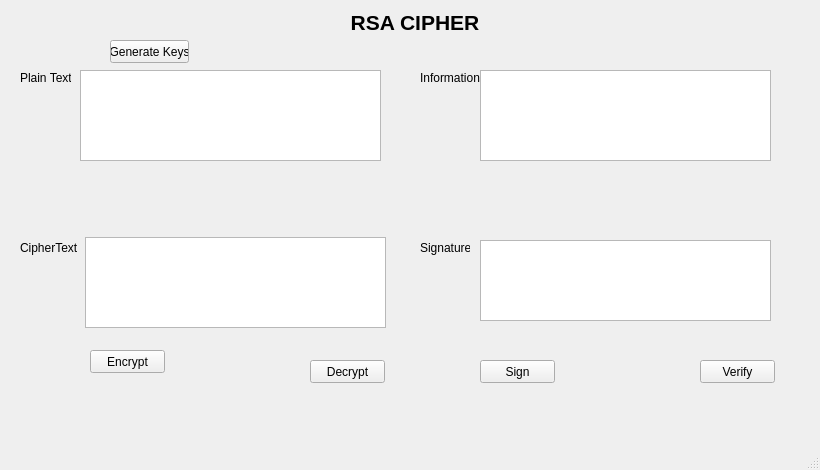
<?xml version="1.0" encoding="UTF-8"?>
<ui version="4.0">
 <class>MainWindow</class>
 <widget class="QMainWindow" name="MainWindow">
  <property name="geometry">
   <rect>
    <x>0</x>
    <y>0</y>
    <width>820</width>
    <height>470</height>
   </rect>
  </property>
  <property name="windowTitle">
   <string>RSA Cipher</string>
  </property>
  <widget class="QWidget" name="centralwidget">
   <widget class="QTextEdit" name="txt_cipher_text">
    <property name="geometry">
     <rect>
      <x>85</x>
      <y>237</y>
      <width>301</width>
      <height>91</height>
     </rect>
    </property>
   </widget>
   <widget class="QLabel" name="lbl_cipher_text">
    <property name="geometry">
     <rect>
      <x>20</x>
      <y>240</y>
      <width>57</width>
      <height>16</height>
     </rect>
    </property>
    <property name="text">
     <string>CipherText:</string>
    </property>
   </widget>
   <widget class="QLabel" name="lbl_plain_text">
    <property name="geometry">
     <rect>
      <x>20</x>
      <y>70</y>
      <width>51</width>
      <height>16</height>
     </rect>
    </property>
    <property name="text">
     <string>Plain Text:</string>
    </property>
   </widget>
   <widget class="QTextEdit" name="txt_plain_text">
    <property name="geometry">
     <rect>
      <x>80</x>
      <y>70</y>
      <width>301</width>
      <height>91</height>
     </rect>
    </property>
   </widget>
   <widget class="QLabel" name="lbl_sign">
    <property name="geometry">
     <rect>
      <x>420</x>
      <y>240</y>
      <width>50</width>
      <height>16</height>
     </rect>
    </property>
    <property name="text">
     <string>Signature:</string>
    </property>
   </widget>
   <widget class="QTextEdit" name="txt_sign">
    <property name="geometry">
     <rect>
      <x>480</x>
      <y>240</y>
      <width>291</width>
      <height>81</height>
     </rect>
    </property>
   </widget>
   <widget class="QTextEdit" name="txt_info">
    <property name="geometry">
     <rect>
      <x>480</x>
      <y>70</y>
      <width>291</width>
      <height>91</height>
     </rect>
    </property>
   </widget>
   <widget class="QLabel" name="lbl_info">
    <property name="geometry">
     <rect>
      <x>420</x>
      <y>70</y>
      <width>60</width>
      <height>16</height>
     </rect>
    </property>
    <property name="text">
     <string>Information:</string>
    </property>
   </widget>
   <widget class="QLabel" name="lbl_title">
    <property name="geometry">
     <rect>
      <x>350</x>
      <y>10</y>
      <width>130</width>
      <height>25</height>
     </rect>
    </property>
    <property name="font">
     <font>
      <pointsize>16</pointsize>
      <weight>75</weight>
      <bold>true</bold>
     </font>
    </property>
    <property name="text">
     <string>RSA CIPHER</string>
    </property>
    <property name="alignment">
     <set>Qt::AlignCenter</set>
    </property>
   </widget>
   <widget class="QPushButton" name="btn_gen_keys">
    <property name="geometry">
     <rect>
      <x>110</x>
      <y>40</y>
      <width>79</width>
      <height>23</height>
     </rect>
    </property>
    <property name="text">
     <string>Generate Keys</string>
    </property>
   </widget>
   <widget class="QPushButton" name="btn_verify">
    <property name="geometry">
     <rect>
      <x>700</x>
      <y>360</y>
      <width>75</width>
      <height>23</height>
     </rect>
    </property>
    <property name="text">
     <string>Verify</string>
    </property>
   </widget>
   <widget class="QPushButton" name="btn_sign">
    <property name="geometry">
     <rect>
      <x>480</x>
      <y>360</y>
      <width>75</width>
      <height>23</height>
     </rect>
    </property>
    <property name="text">
     <string>Sign</string>
    </property>
   </widget>
   <widget class="QPushButton" name="btn_encrypt">
    <property name="geometry">
     <rect>
      <x>90</x>
      <y>350</y>
      <width>75</width>
      <height>23</height>
     </rect>
    </property>
    <property name="text">
     <string>Encrypt</string>
    </property>
   </widget>
   <widget class="QPushButton" name="btn_decrypt">
    <property name="geometry">
     <rect>
      <x>310</x>
      <y>360</y>
      <width>75</width>
      <height>23</height>
     </rect>
    </property>
    <property name="text">
     <string>Decrypt</string>
    </property>
   </widget>
  </widget>
  <widget class="QMenuBar" name="menubar">
   <property name="geometry">
    <rect>
     <x>0</x>
     <y>0</y>
     <width>820</width>
     <height>21</height>
    </rect>
   </property>
  </widget>
  <widget class="QStatusBar" name="statusbar"/>
 </widget>
 <resources/>
 <connections/>
</ui>
